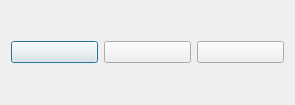
<?xml version="1.0" encoding="UTF-8"?>
<ui version="4.0">
 <class>Dialog</class>
 <widget class="QDialog" name="Dialog">
  <property name="geometry">
   <rect>
    <x>0</x>
    <y>0</y>
    <width>295</width>
    <height>105</height>
   </rect>
  </property>
  <property name="windowTitle">
   <string>Dialog</string>
  </property>
  <layout class="QGridLayout" name="gridLayout">
   <item row="0" column="0">
    <layout class="QVBoxLayout" name="verticalLayout">
     <item>
      <layout class="QHBoxLayout" name="horizontalLayout">
       <item>
        <widget class="QPushButton" name="Btn_female">
         <property name="toolTip">
          <string>Auswahl: weiblich</string>
         </property>
         <property name="autoFillBackground">
          <bool>true</bool>
         </property>
         <property name="text">
          <string/>
         </property>
         <property name="icon">
          <iconset resource="../resource_collection_files/buttons.qrc">
           <normaloff>:/Buttons/_buttons/gender/weiblich-75.png</normaloff>:/Buttons/_buttons/gender/weiblich-75.png</iconset>
         </property>
         <property name="iconSize">
          <size>
           <width>75</width>
           <height>75</height>
          </size>
         </property>
        </widget>
       </item>
       <item>
        <widget class="QPushButton" name="Btn_male">
         <property name="toolTip">
          <string>Auswahl: männlich</string>
         </property>
         <property name="autoFillBackground">
          <bool>true</bool>
         </property>
         <property name="text">
          <string/>
         </property>
         <property name="icon">
          <iconset resource="../resource_collection_files/buttons.qrc">
           <normaloff>:/Buttons/_buttons/gender/maennlich-75.png</normaloff>:/Buttons/_buttons/gender/maennlich-75.png</iconset>
         </property>
         <property name="iconSize">
          <size>
           <width>75</width>
           <height>75</height>
          </size>
         </property>
        </widget>
       </item>
       <item>
        <widget class="QPushButton" name="Btn_trans">
         <property name="toolTip">
          <string>Auswahl: weiblich</string>
         </property>
         <property name="autoFillBackground">
          <bool>true</bool>
         </property>
         <property name="text">
          <string/>
         </property>
         <property name="icon">
          <iconset resource="../resource_collection_files/buttons.qrc">
           <normaloff>:/Buttons/_buttons/gender/transgender-75.png</normaloff>:/Buttons/_buttons/gender/transgender-75.png</iconset>
         </property>
         <property name="iconSize">
          <size>
           <width>75</width>
           <height>75</height>
          </size>
         </property>
        </widget>
       </item>
      </layout>
     </item>
    </layout>
   </item>
  </layout>
 </widget>
 <resources>
  <include location="../resource_collection_files/buttons.qrc"/>
 </resources>
 <connections/>
</ui>
